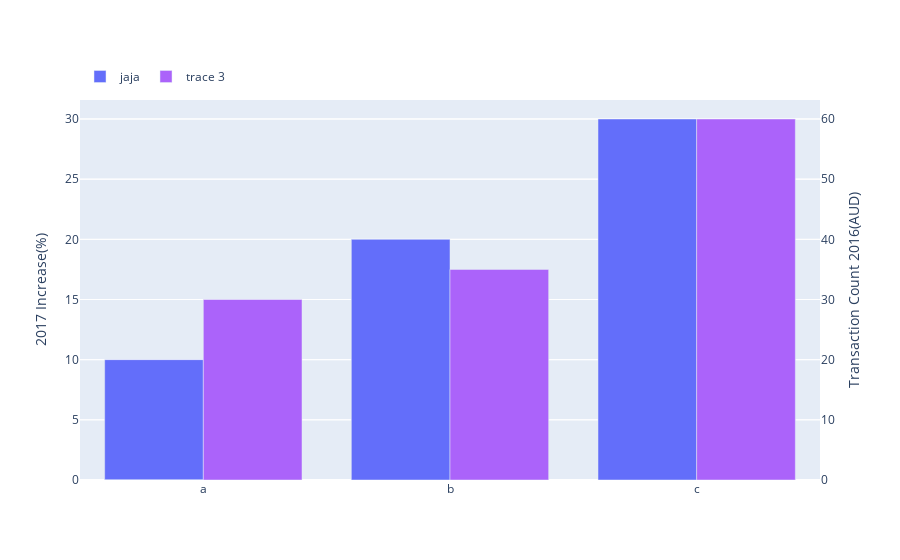

Write notebook code for a chart like this one.
### Code cell
trance0 = go.Bar(x = ['a','b','c'], y=[10,20,30], name='jaja')
trance1 = go.Bar(x = ['a','b','c'], y=[0],showlegend=False,hoverinfo='none')
trance2 = go.Bar(x = ['a','b','c'], y=[0], yaxis='y2',showlegend=False,hoverinfo='none') 
trance3 = go.Bar(x = ['a','b','c'], y=[30,35,60], yaxis='y2') 
data = [trance0,trance1,trance2,trance3]
layout = go.Layout(barmode='group',
                   legend=dict(x=0, y=1.1,orientation="h"),
                   yaxis=dict(title='2017 Increase(%)'),
                   yaxis2=dict(title = 'Transaction Count 2016(AUD)',
                               overlaying = 'y',
                               side='right'))
fig = go.Figure(data=data, layout=layout)
fig.show()

### Figure 1 — Plotly figure (JSON) as saved in the notebook; plotly's stock layout.template omitted (floating-point values rounded to 4 significant figures)
{"data": [{"name": "jaja", "type": "bar", "x": ["a", "b", "c"], "y": [10, 20, 30]}, {"hoverinfo": "none", "showlegend": false, "type": "bar", "x": ["a", "b", "c"], "y": [0]}, {"hoverinfo": "none", "showlegend": false, "type": "bar", "x": ["a", "b", "c"], "y": [0], "yaxis": "y2"}, {"type": "bar", "x": ["a", "b", "c"], "y": [30, 35, 60], "yaxis": "y2"}], "layout": {"autosize": true, "barmode": "group", "legend": {"orientation": "h", "x": 0, "y": 1.1}, "xaxis": {"autorange": true, "range": [-0.5, 2.5], "type": "category"}, "yaxis": {"autorange": true, "range": [0, 31.58], "title": {"text": "2017 Increase(%)"}, "type": "linear"}, "yaxis2": {"autorange": true, "overlaying": "y", "range": [0, 63.16], "side": "right", "title": {"text": "Transaction Count 2016(AUD)"}, "type": "linear"}}}
